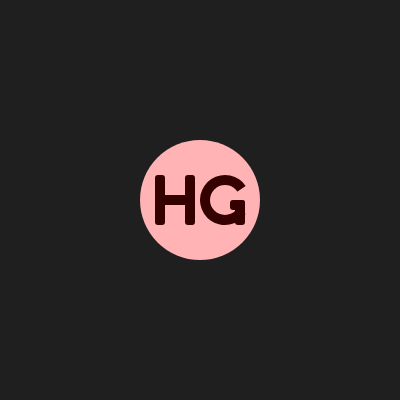
Frame 1 (no input)
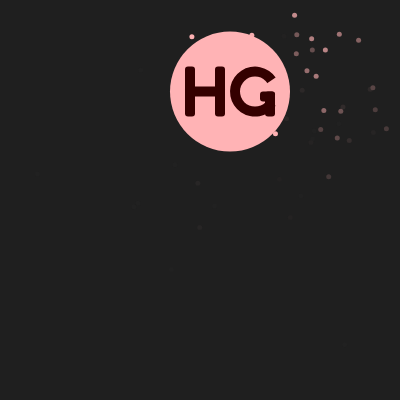
Frame 60 (no input)
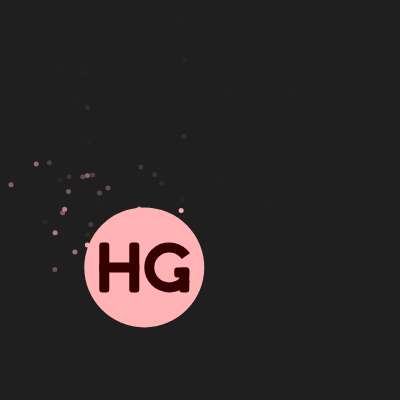
Frame 120 (the mouse pressed at the canvas centre since frame 60)

The p5.js sketch that drew these frames (run headless with seeded random() and noise() and a simulated clock; from frame 60 on, the mouse is pressed at the canvas centre):

// p5.js sketch
// ── sketch.js
/** @type {GameObject[]} */
const objects = []

function setup() {
  createCanvas(PANE_HEIGHT, PANE_WIDTH)
  objects.push(new Logo(PANE_WIDTH / 2, PANE_HEIGHT / 2))
}

function draw() {
  background(BACKGROUND)

  objects.forEach(obj => {
    obj.draw()
    obj.update()
  })
}

// ── constants.js
/** @type {Number} */
const PANE_WIDTH = 400

/** @type {Number} */
const PANE_HEIGHT = 400

/** @type {String} */
const BACKGROUND = 'rgb(31, 31, 31)'

/** @type {String} */
const ACCENT_1 = 'rgb(255, 179, 181)'

/** @type {String} */
const ACCENT_2 = 'rgb(52, 0, 0)'

// ── logo.js
class GameObject {
  /** @param {Number} x
   *  @param {Number} y 
  */
  constructor(x, y) {
    /** @type {Vec2} */
    this.pos = new Vec2(x, y)
    /** @type {Vec2} */
    this.vel = new Vec2(0, 0)
    /** @type {GameObject[] } */
    this.children = []
  }

  draw() {
    this.children.forEach(child => child.draw())
  }

  update() {
    this.children.forEach(child => {
      child.update()
      child.pos = this.pos
      child.vel = this.vel
    })
  }
}

class Logo extends GameObject {
  /** @param {Number} x
   *  @param {Number} y 
  */
  constructor(x, y) {
    super(x, y)
    this.vel = new Vec2(random(-1, 1) * 10, random(-0.5, 0.5) * 10)
    this.children.push(new ParticleSystem(PANE_WIDTH / 2, PANE_HEIGHT / 2, 50))
  }

  draw() {
    super.draw()
    noStroke()

    fill(ACCENT_1)
    circle(this.pos.x, this.pos.y, 120)

    // Draw 'H'
    fill(ACCENT_2)
    rect(this.pos.x - 45, this.pos.y - 25, 10, 50, 3)
    rect(this.pos.x - 15, this.pos.y - 25, 10, 50, 3)
    rect(this.pos.x - 45, this.pos.y - 5, 40, 10, 3)

    // Draw 'G'
    arc(this.pos.x + 25, this.pos.y, 50, 50, 0.6, -0.6)
    fill(ACCENT_1)
    circle(this.pos.x + 25, this.pos.y, 30)
    fill(ACCENT_2)
    rect(this.pos.x + 35, this.pos.y, 10, 25, 3)
    rect(this.pos.x + 30, this.pos.y, 15, 10, 3)
  }

  update() {
    super.update()
    this.pos.x += this.vel.x
    this.pos.y += this.vel.y

    if ((this.pos.x < 60) || (this.pos.x > PANE_WIDTH - 60)) {
      this.vel.x = -this.vel.x
    }

    if ((this.pos.y < 60) || (this.pos.y > PANE_HEIGHT - 60)) {
      this.vel.y = -this.vel.y
    }
  }
}


// ── particles.js
class Particle {
  /** @param {Number} x
  *   @param {Number} y
  *   @param {Vec2} vel 
  *   @param {Vec2} accel
  *   @param {String } color
  */
  constructor(x,
    y,
    color = 'rgb(255, 255, 255)',
    lifetime = 250,
    vel = new Vec2(random(-0.1, 0.1), random(-0.1, 0.1)),
    accel = new Vec2(random(-0.1, 0.1), random(-0.1, 0.1)),
  ) {

    /** @type {Vec2} */
    this.pos = new Vec2(x, y)
    /** @type {Vec2} */
    this.vel = vel
    /** @type {Vec2} */
    this.accel = accel
    /** @type {Number} */
    this.lifetime = lifetime
    /** @type {Number} */
    this.life_remaining = lifetime
    /** @type {String} */
    this.color = color
  }

  update() {
    this.pos.x += this.vel.x
    this.pos.y += this.vel.y
    this.life_remaining -= 1
    this.vel.x += this.accel.x
    this.vel.y += this.accel.y

    this.color = interpolate_color(this.color, BACKGROUND, (this.lifetime - this.life_remaining)/this.lifetime)
  }

  is_alive() {
    return this.life_remaining > 0
  }
}

class ParticleSystem extends GameObject {
  /** @param {Number} x
  *   @param {Number} y
  *   @param {Number} radius
  */
  constructor(x, y, radius = 0) {
    super(x, y)
    /** @type {Particle[]} */
    this.particles = []
    /** @type {Number} */
    this.radius = radius
  }

  update() {
    this.particles.push(new Particle(this.pos.x + random(-this.radius, this.radius), this.pos.y + random(-this.radius, this.radius), ACCENT_1))
    this.particles.forEach(particle => particle.update());
    this.particles = this.particles.filter(particle => particle.is_alive())
  }

  draw() {
    this.particles.forEach(particle => {
      noStroke()
      fill(particle.color)
      ellipse(particle.pos.x, particle.pos.y, 5)
    })
  }
}

// ── utility.js
class Vec2 {
  /** @param {Number} x
   *  @param {Number} y 
  */
  constructor(x, y) {
    this.x = x
    this.y = y
  }
}

/** @param {String} color */
function get_rgb(color) {
  let [r, g, b] = color.replace('rgb(', '')
    .replace(')', '')
    .replace(' ', '')
    .split(',')
    .map(str => Number(str))

  return { r, g, b }
}

/** @param {String} a
  * @param {String} b
  * @param {Number} t
  */
function interpolate_color(a, b, t) {
  const rgb_a = get_rgb(a)
  const rgb_b = get_rgb(b)

  /** @param {String} prop
    * @param {Number} t
    */
  function color_val(prop, t) {
    return Math.round(rgb_a[prop] * (1 - t) + rgb_b[prop] * t)
  }

  return `rgb(${color_val('r', t)}, ${color_val('g', t)}, ${color_val('b', t)})`
}
